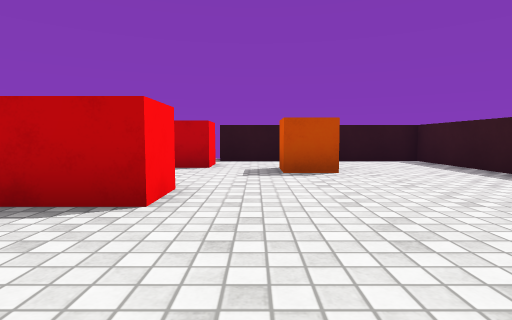
view 1 (above)

12 first-person views from a walk through a scene from a Unity 3-D project. The camera is 0.62 m above the floor, tilts 4° down and sees 80° across. The floor is counted in squares, 1 m on a side. Each view is taken from the middle of a square. On the plan, view 1 faces up. The plan holds only what a view shows up to about 9 squares ahead; the rest is blank. The player character is not drawn. Surface patterns are stand-ins for the level's own textures.

view 2
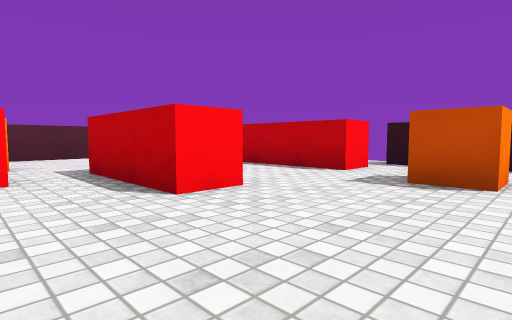

view 3
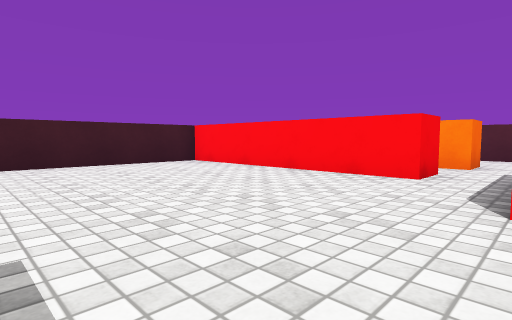

view 4
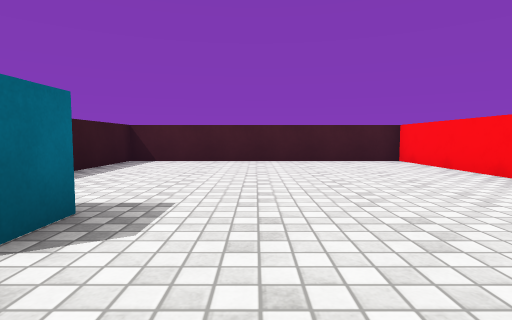

view 5
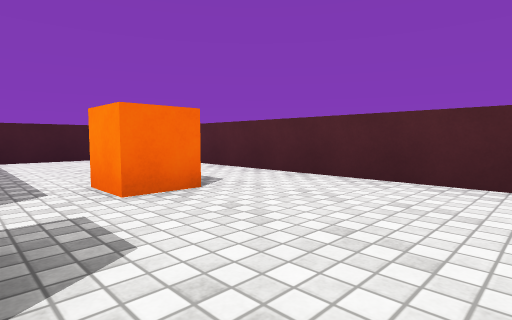

view 6
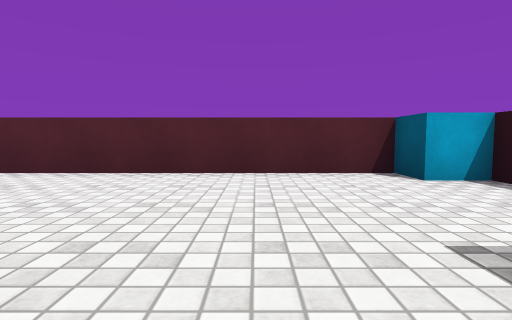

view 7
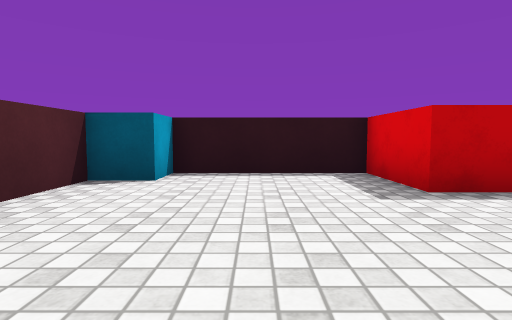

view 8
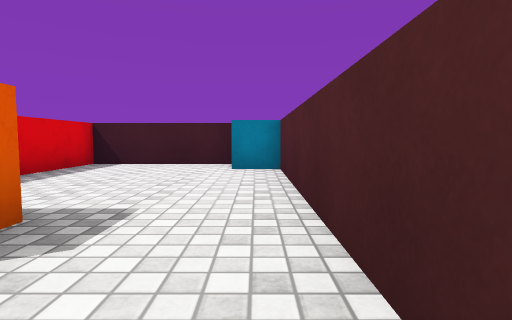

view 9
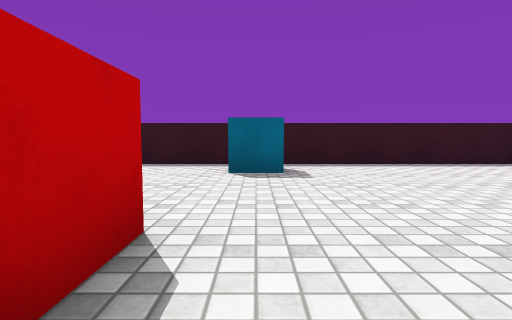

view 10
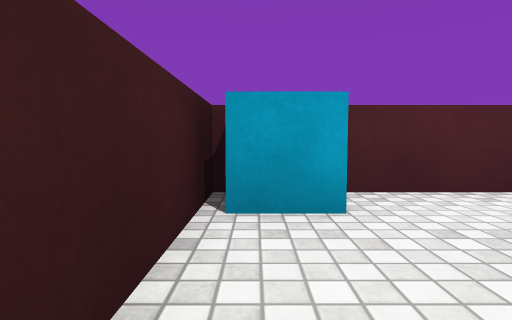

view 11
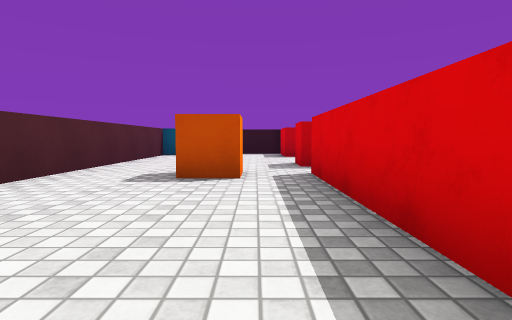

view 12
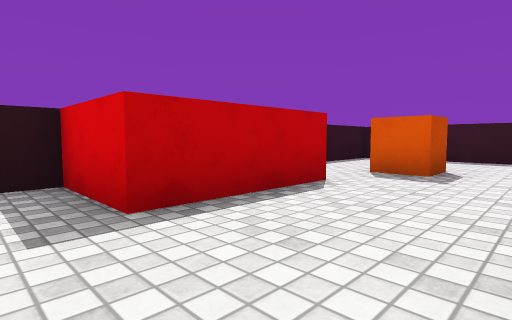

### Floor plan
Points are (right, up) in squares from view 1. A wall is a line through its corners. A room is listed if a view was taken in it or the views show most of it. See-through windows are left out.
Room 1 (views 1, 2, 3, 4, 5, 6, 7, 8, 9, 10, 11, 12)
walls: (-1, 3.8) (-1, 2.7) (-4, 2.7) (-4, 3.8); (-3, -0.5) (-3, -4.5) (4.5, -4.5) (4.5, 8.5) (-1, 8.5); (-1, 7.6) (-1, 6.5) (-4, 6.5) (-4, 7.5); (-3.9, 8.5) (-7.5, 8.5); (-8.5, 7.6) (-8.5, -4.5) (-4, -4.5) (-4, -0.5)
objects: cyan cube (-8, -4); cyan cube (-8, 8); cube (-6, 1) to (-5, 1); red block (-4, 0) to (-3, 1); red block (-4, 8) to (-3, 8); cube (1, 6); cyan cube (3, 2)

Positions as (right, up) in squares from view 1, and headings:
1: (0, 0), facing up
2: (2, 1), facing up-left
3: (2, 3), facing down-left
4: (1, 4), facing down
5: (-4, 5), facing down-left
6: (-3, 5), facing left
7: (-6, 3), facing up
8: (-8, 3), facing down
9: (-3, 2), facing right
10: (-5, -4), facing left
11: (-5, -4), facing up
12: (-5, 4), facing up-right
